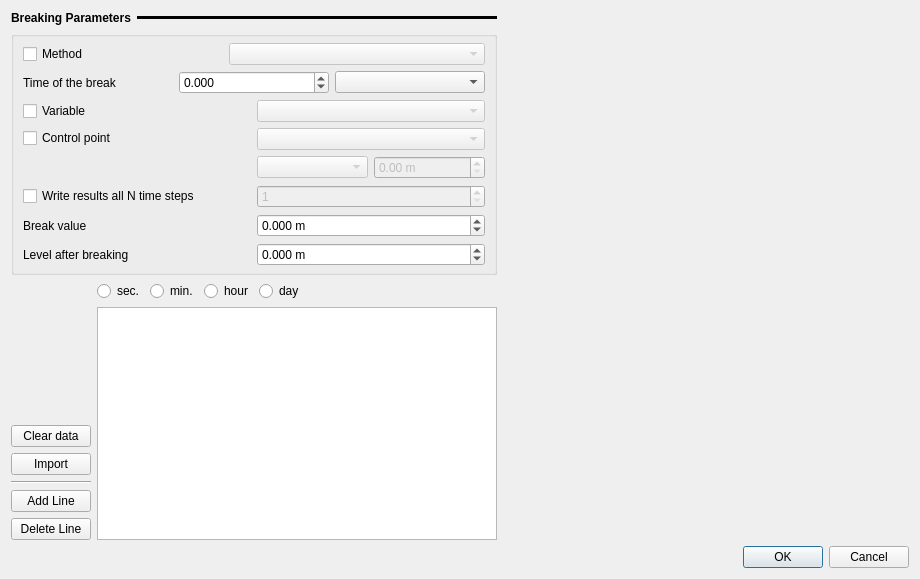
<?xml version="1.0" encoding="UTF-8"?>
<ui version="4.0">
 <class>Form</class>
 <widget class="QWidget" name="Form">
  <property name="geometry">
   <rect>
    <x>0</x>
    <y>0</y>
    <width>920</width>
    <height>579</height>
   </rect>
  </property>
  <property name="windowTitle">
   <string>Form</string>
  </property>
  <layout class="QGridLayout" name="gridLayout">
   <item row="2" column="0">
    <layout class="QHBoxLayout" name="horizontalLayout">
     <item>
      <layout class="QVBoxLayout" name="verticalLayout_2">
       <item>
        <spacer name="verticalSpacer_3">
         <property name="orientation">
          <enum>Qt::Vertical</enum>
         </property>
         <property name="sizeHint" stdset="0">
          <size>
           <width>20</width>
           <height>40</height>
          </size>
         </property>
        </spacer>
       </item>
       <item>
        <widget class="QPushButton" name="b_clear">
         <property name="text">
          <string>Clear data</string>
         </property>
        </widget>
       </item>
       <item>
        <widget class="QPushButton" name="b_import">
         <property name="text">
          <string>Import</string>
         </property>
        </widget>
       </item>
       <item>
        <widget class="Line" name="line">
         <property name="orientation">
          <enum>Qt::Horizontal</enum>
         </property>
        </widget>
       </item>
       <item>
        <widget class="QPushButton" name="b_add_line">
         <property name="text">
          <string>Add Line</string>
         </property>
        </widget>
       </item>
       <item>
        <widget class="QPushButton" name="b_delete_line">
         <property name="text">
          <string>Delete Line</string>
         </property>
        </widget>
       </item>
      </layout>
     </item>
     <item>
      <layout class="QVBoxLayout" name="verticalLayout_3">
       <item>
        <layout class="QHBoxLayout" name="horizontalLayout_2">
         <item>
          <widget class="QRadioButton" name="rb_sec">
           <property name="text">
            <string>sec.</string>
           </property>
          </widget>
         </item>
         <item>
          <widget class="QRadioButton" name="rb_min">
           <property name="text">
            <string>min.</string>
           </property>
          </widget>
         </item>
         <item>
          <widget class="QRadioButton" name="rb_hour">
           <property name="text">
            <string>hour</string>
           </property>
          </widget>
         </item>
         <item>
          <widget class="QRadioButton" name="rb_day">
           <property name="text">
            <string>day</string>
           </property>
          </widget>
         </item>
         <item>
          <spacer name="horizontalSpacer_3">
           <property name="orientation">
            <enum>Qt::Horizontal</enum>
           </property>
           <property name="sizeHint" stdset="0">
            <size>
             <width>40</width>
             <height>20</height>
            </size>
           </property>
          </spacer>
         </item>
        </layout>
       </item>
       <item>
        <widget class="QTableView" name="tab_sets">
         <property name="enabled">
          <bool>true</bool>
         </property>
         <property name="sizePolicy">
          <sizepolicy hsizetype="Expanding" vsizetype="Expanding">
           <horstretch>0</horstretch>
           <verstretch>0</verstretch>
          </sizepolicy>
         </property>
         <property name="minimumSize">
          <size>
           <width>400</width>
           <height>0</height>
          </size>
         </property>
         <attribute name="horizontalHeaderDefaultSectionSize">
          <number>50</number>
         </attribute>
         <attribute name="verticalHeaderDefaultSectionSize">
          <number>22</number>
         </attribute>
        </widget>
       </item>
      </layout>
     </item>
    </layout>
   </item>
   <item row="1" column="0">
    <widget class="QGroupBox" name="grp_break">
     <property name="title">
      <string/>
     </property>
     <layout class="QVBoxLayout" name="verticalLayout">
      <property name="topMargin">
       <number>6</number>
      </property>
      <property name="bottomMargin">
       <number>6</number>
      </property>
      <item>
       <layout class="QHBoxLayout" name="horizontalLayout_3">
        <item>
         <widget class="QCheckBox" name="cc_method">
          <property name="enabled">
           <bool>true</bool>
          </property>
          <property name="sizePolicy">
           <sizepolicy hsizetype="Maximum" vsizetype="Fixed">
            <horstretch>0</horstretch>
            <verstretch>0</verstretch>
           </sizepolicy>
          </property>
          <property name="minimumSize">
           <size>
            <width>200</width>
            <height>0</height>
           </size>
          </property>
          <property name="text">
           <string>Method</string>
          </property>
         </widget>
        </item>
        <item>
         <widget class="QComboBox" name="cb_break_met">
          <property name="enabled">
           <bool>false</bool>
          </property>
         </widget>
        </item>
       </layout>
      </item>
      <item>
       <widget class="QFrame" name="grp_time">
        <property name="frameShape">
         <enum>QFrame::NoFrame</enum>
        </property>
        <property name="frameShadow">
         <enum>QFrame::Raised</enum>
        </property>
        <layout class="QHBoxLayout" name="horizontalLayout_5">
         <property name="leftMargin">
          <number>0</number>
         </property>
         <property name="topMargin">
          <number>0</number>
         </property>
         <property name="rightMargin">
          <number>0</number>
         </property>
         <property name="bottomMargin">
          <number>0</number>
         </property>
         <item>
          <widget class="QLabel" name="label">
           <property name="text">
            <string>Time of the break</string>
           </property>
          </widget>
         </item>
         <item>
          <widget class="QDoubleSpinBox" name="sb_break_time">
           <property name="enabled">
            <bool>true</bool>
           </property>
           <property name="decimals">
            <number>3</number>
           </property>
           <property name="minimum">
            <double>-1000000000.000000000000000</double>
           </property>
           <property name="maximum">
            <double>10000000.000000000000000</double>
           </property>
           <property name="singleStep">
            <double>1.000000000000000</double>
           </property>
          </widget>
         </item>
         <item>
          <widget class="QComboBox" name="cb_unit_break_time">
           <property name="enabled">
            <bool>true</bool>
           </property>
          </widget>
         </item>
        </layout>
       </widget>
      </item>
      <item>
       <widget class="QFrame" name="grp_lvl">
        <property name="frameShape">
         <enum>QFrame::NoFrame</enum>
        </property>
        <property name="frameShadow">
         <enum>QFrame::Raised</enum>
        </property>
        <layout class="QGridLayout" name="gridLayout_2">
         <property name="leftMargin">
          <number>0</number>
         </property>
         <property name="topMargin">
          <number>0</number>
         </property>
         <property name="rightMargin">
          <number>0</number>
         </property>
         <property name="bottomMargin">
          <number>0</number>
         </property>
         <item row="1" column="2">
          <widget class="QComboBox" name="cb_var_break">
           <property name="enabled">
            <bool>false</bool>
           </property>
          </widget>
         </item>
         <item row="4" column="2">
          <widget class="QDoubleSpinBox" name="sb_break_lvl">
           <property name="enabled">
            <bool>true</bool>
           </property>
           <property name="suffix">
            <string> m</string>
           </property>
           <property name="decimals">
            <number>3</number>
           </property>
           <property name="minimum">
            <double>-1000000000.000000000000000</double>
           </property>
           <property name="maximum">
            <double>10000000.000000000000000</double>
           </property>
           <property name="singleStep">
            <double>0.010000000000000</double>
           </property>
          </widget>
         </item>
         <item row="1" column="0">
          <widget class="QCheckBox" name="cc_break_var">
           <property name="enabled">
            <bool>true</bool>
           </property>
           <property name="minimumSize">
            <size>
             <width>200</width>
             <height>0</height>
            </size>
           </property>
           <property name="text">
            <string>Variable</string>
           </property>
          </widget>
         </item>
         <item row="2" column="2">
          <layout class="QVBoxLayout" name="verticalLayout_5">
           <item>
            <widget class="QComboBox" name="cb_typ_control">
             <property name="enabled">
              <bool>false</bool>
             </property>
            </widget>
           </item>
           <item>
            <layout class="QHBoxLayout" name="horizontalLayout_8">
             <item>
              <widget class="QComboBox" name="cb_basin">
               <property name="enabled">
                <bool>false</bool>
               </property>
              </widget>
             </item>
             <item>
              <widget class="QDoubleSpinBox" name="sb_abscissa">
               <property name="enabled">
                <bool>false</bool>
               </property>
               <property name="suffix">
                <string> m</string>
               </property>
               <property name="decimals">
                <number>2</number>
               </property>
               <property name="maximum">
                <double>1000000000.000000000000000</double>
               </property>
               <property name="singleStep">
                <double>0.100000000000000</double>
               </property>
              </widget>
             </item>
            </layout>
           </item>
          </layout>
         </item>
         <item row="2" column="0">
          <layout class="QVBoxLayout" name="verticalLayout_4">
           <item>
            <widget class="QCheckBox" name="cc_control">
             <property name="enabled">
              <bool>true</bool>
             </property>
             <property name="minimumSize">
              <size>
               <width>200</width>
               <height>0</height>
              </size>
             </property>
             <property name="text">
              <string>Control point</string>
             </property>
            </widget>
           </item>
           <item>
            <spacer name="verticalSpacer">
             <property name="orientation">
              <enum>Qt::Vertical</enum>
             </property>
             <property name="sizeType">
              <enum>QSizePolicy::Maximum</enum>
             </property>
             <property name="sizeHint" stdset="0">
              <size>
               <width>20</width>
               <height>30</height>
              </size>
             </property>
            </spacer>
           </item>
          </layout>
         </item>
         <item row="4" column="0">
          <widget class="QLabel" name="label_2">
           <property name="text">
            <string>Break value</string>
           </property>
          </widget>
         </item>
         <item row="3" column="0">
          <widget class="QCheckBox" name="cc_write">
           <property name="text">
            <string>Write results all N time steps</string>
           </property>
          </widget>
         </item>
         <item row="3" column="2">
          <widget class="QSpinBox" name="sb_step_write">
           <property name="enabled">
            <bool>false</bool>
           </property>
           <property name="minimum">
            <number>1</number>
           </property>
           <property name="maximum">
            <number>999999999</number>
           </property>
          </widget>
         </item>
        </layout>
       </widget>
      </item>
      <item>
       <layout class="QHBoxLayout" name="horizontalLayout_4">
        <item>
         <widget class="QLabel" name="label_3">
          <property name="text">
           <string>Level after breaking</string>
          </property>
         </widget>
        </item>
        <item>
         <widget class="QDoubleSpinBox" name="sb_after_lvl">
          <property name="enabled">
           <bool>true</bool>
          </property>
          <property name="suffix">
           <string> m</string>
          </property>
          <property name="decimals">
           <number>3</number>
          </property>
          <property name="minimum">
           <double>-1000000000.000000000000000</double>
          </property>
          <property name="maximum">
           <double>10000000.000000000000000</double>
          </property>
          <property name="singleStep">
           <double>0.010000000000000</double>
          </property>
         </widget>
        </item>
       </layout>
      </item>
     </layout>
    </widget>
   </item>
   <item row="0" column="0">
    <layout class="QHBoxLayout" name="horizontalLayout_7">
     <item>
      <widget class="QLabel" name="tit_break">
       <property name="sizePolicy">
        <sizepolicy hsizetype="Maximum" vsizetype="Preferred">
         <horstretch>0</horstretch>
         <verstretch>0</verstretch>
        </sizepolicy>
       </property>
       <property name="font">
        <font>
         <weight>75</weight>
         <bold>true</bold>
        </font>
       </property>
       <property name="text">
        <string>Breaking Parameters</string>
       </property>
      </widget>
     </item>
     <item>
      <widget class="Line" name="line_break">
       <property name="frameShadow">
        <enum>QFrame::Plain</enum>
       </property>
       <property name="lineWidth">
        <number>10</number>
       </property>
       <property name="midLineWidth">
        <number>4</number>
       </property>
       <property name="orientation">
        <enum>Qt::Horizontal</enum>
       </property>
      </widget>
     </item>
    </layout>
   </item>
   <item row="3" column="1">
    <widget class="QDialogButtonBox" name="b_valid">
     <property name="locale">
      <locale language="English" country="UnitedStates"/>
     </property>
     <property name="standardButtons">
      <set>QDialogButtonBox::Cancel|QDialogButtonBox::Ok</set>
     </property>
     <property name="centerButtons">
      <bool>false</bool>
     </property>
    </widget>
   </item>
   <item row="0" column="1" rowspan="3">
    <layout class="QVBoxLayout" name="lay_graph_m1"/>
   </item>
  </layout>
  <action name="actionB_delete">
   <property name="text">
    <string>b_delete</string>
   </property>
   <property name="toolTip">
    <string>b_delete</string>
   </property>
  </action>
  <action name="actionB_import">
   <property name="text">
    <string>b_import</string>
   </property>
   <property name="toolTip">
    <string>b_import</string>
   </property>
  </action>
  <action name="actionB_addLine">
   <property name="text">
    <string>b_addLine</string>
   </property>
   <property name="toolTip">
    <string>b_addLine</string>
   </property>
  </action>
  <action name="actionB_delLine">
   <property name="text">
    <string>b_delLine</string>
   </property>
   <property name="toolTip">
    <string>b_delLine</string>
   </property>
  </action>
 </widget>
 <resources/>
 <connections>
  <connection>
   <sender>b_add_line</sender>
   <signal>clicked()</signal>
   <receiver>actionB_addLine</receiver>
   <slot>trigger()</slot>
   <hints>
    <hint type="sourcelabel">
     <x>48</x>
     <y>483</y>
    </hint>
    <hint type="destinationlabel">
     <x>-1</x>
     <y>-1</y>
    </hint>
   </hints>
  </connection>
  <connection>
   <sender>b_clear</sender>
   <signal>clicked()</signal>
   <receiver>actionB_delete</receiver>
   <slot>trigger()</slot>
   <hints>
    <hint type="sourcelabel">
     <x>48</x>
     <y>416</y>
    </hint>
    <hint type="destinationlabel">
     <x>-1</x>
     <y>-1</y>
    </hint>
   </hints>
  </connection>
  <connection>
   <sender>b_delete_line</sender>
   <signal>clicked()</signal>
   <receiver>actionB_delLine</receiver>
   <slot>trigger()</slot>
   <hints>
    <hint type="sourcelabel">
     <x>48</x>
     <y>512</y>
    </hint>
    <hint type="destinationlabel">
     <x>-1</x>
     <y>-1</y>
    </hint>
   </hints>
  </connection>
  <connection>
   <sender>b_import</sender>
   <signal>clicked()</signal>
   <receiver>actionB_import</receiver>
   <slot>trigger()</slot>
   <hints>
    <hint type="sourcelabel">
     <x>48</x>
     <y>445</y>
    </hint>
    <hint type="destinationlabel">
     <x>-1</x>
     <y>-1</y>
    </hint>
   </hints>
  </connection>
 </connections>
</ui>
